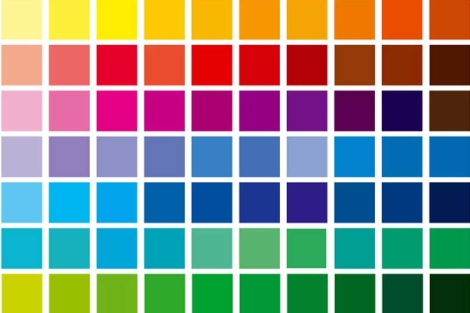
#> input picture colores.jpg, 470 x 313 px, given in place of the camera
$ python programa7.py
#> lines starting #> are read from the running program, lines starting #| are printed output that depends on the picture; after the words box and inside, x2 and y2 are one past the last pixel; in counts of white or black regions, pixels touching at a corner belong together
import cv2

cap = cv2.VideoCapture(0)

while True:
    ret, frame = cap.read()
#> frame is the input picture: shape (313, 470, 3); mean B, G, R 135.2, 142.8, 140.4
    if not ret:
        break

    gray = cv2.cvtColor(frame, cv2.COLOR_BGR2GRAY)
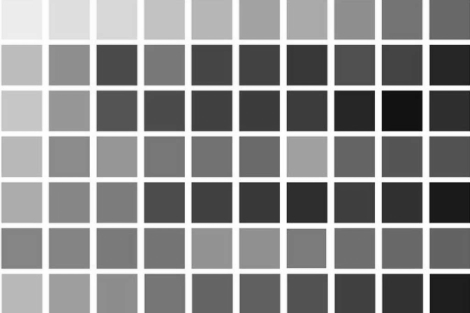
#> gray: shape (313, 470); min 15, max 255, mean 141.2
    canny = cv2.Canny(gray, 10, 150)
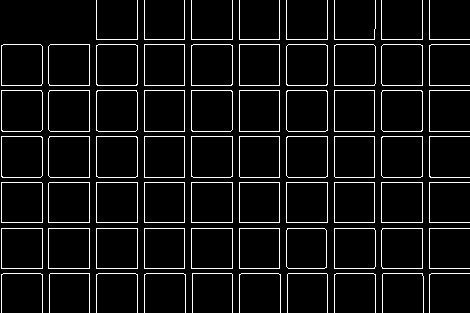
#> canny: shape (313, 470); 6.7% white in thin lines or dots
    canny = cv2.dilate(canny, None, iterations=1)
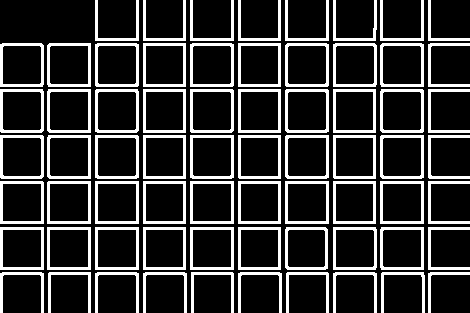
#> canny: shape (313, 470); 20.3% white; 68 white regions, largest, box (x1, y1, x2, y2) and area: (95, 43, 139, 87) 490, (190, 43, 234, 87) 490, (190, 89, 234, 133) 490
    canny = cv2.erode(canny, None, iterations=1)
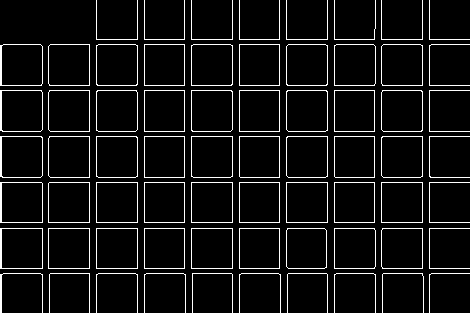
#> canny: shape (313, 470); 6.9% white in thin lines or dots

    cnts, _ = cv2.findContours(canny, cv2.RETR_EXTERNAL, cv2.CHAIN_APPROX_SIMPLE)
#> cnts = 68 contours, 22 with area under 20; largest, box (x1, y1, x2, y2) and area: (0, 136, 43, 178) 1718, (0, 90, 43, 132) 1717, (0, 44, 43, 86) 1716, (0, 228, 43, 269) 1680, (0, 182, 43, 223) 1680

    for c in cnts:
        epsilon = 0.01 * cv2.arcLength(c, True)
        approx = cv2.approxPolyDP(c, epsilon, True)
        x, y, w, h = cv2.boundingRect(approx)

        if len(approx) == 3:
            cv2.putText(frame, 'Triangulo', (x, y - 5), 1, 1, (0, 255, 0), 1)

        elif len(approx) == 4:
            aspect_ratio = float(w) / h
            if 0.95 <= aspect_ratio <= 1.05:
                cv2.putText(frame, 'Cuadrado', (x, y - 5), 1, 1, (0, 255, 0), 1)
            else:
                cv2.putText(frame, 'Rectangulo', (x, y - 5), 1, 1, (0, 255, 0), 1)

        elif len(approx) == 5:
            cv2.putText(frame, 'Pentagono', (x, y - 5), 1, 1, (0, 255, 0), 1)

        elif len(approx) == 6:
            cv2.putText(frame, 'Hexagono', (x, y - 5), 1, 1, (0, 255, 0), 1)

        elif len(approx) > 10:
            cv2.putText(frame, 'Circulo', (x, y - 5), 1, 1, (0, 255, 0), 1)

        cv2.drawContours(frame, [approx], 0, (0, 255, 0), 2)
#> this loop made 68 passes
#> (epsilon, approx, x, y, w, h, aspect_ratio) on passes 12, 13, 15, 16, 17, 18, 19, 20: (1.61, [[382, 228], [382, 268], [422, 268], [422, 228]], 382, 228, 41, 41, 1), (1.61, [[334, 228], [334, 268], [374, 268], [374, 228]], 334, 228, 41, 41, 1), (1.6, [[239, 228], [239, 268], [279, 268], [279, 228]], 239, 228, 41, 41, 1), (1.62, [[191, 228], [191, 268], [232, 268], [232, 228]], 191, 228, 42, 41, 1.02), (1.6, [[144, 228], [144, 268], [184, 268], [184, 228]], 144, 228, 41, 41, 1), (1.62, [[96, 228], [96, 268], [137, 268], [137, 228]], 96, 228, 42, 41, 1.02), (1.62, [[48, 228], [48, 268], [89, 268], [89, 228]], 48, 228, 42, 41, 1.02), (1.64, [[0, 228], [0, 268], [42, 268], [42, 228]], 0, 228, 43, 41, 1.05)
#> (epsilon, x, y, w, h, aspect_ratio) on pass 61: (1.57, 429, 0, 41, 40, 1.02)
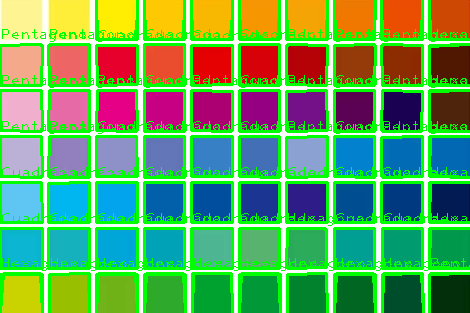
#> frame: shape (313, 470, 3); mean B, G, R 94.8, 165.7, 99.8

    cv2.imshow('Shapes Detection', frame)

    if cv2.waitKey(1) & 0xFF == ord('q'):
#> (key q is pressed here)
        break

cap.release()
cv2.destroyAllWindows()

$ run again, on Captura de pantalla 2024-11-21 175937.png
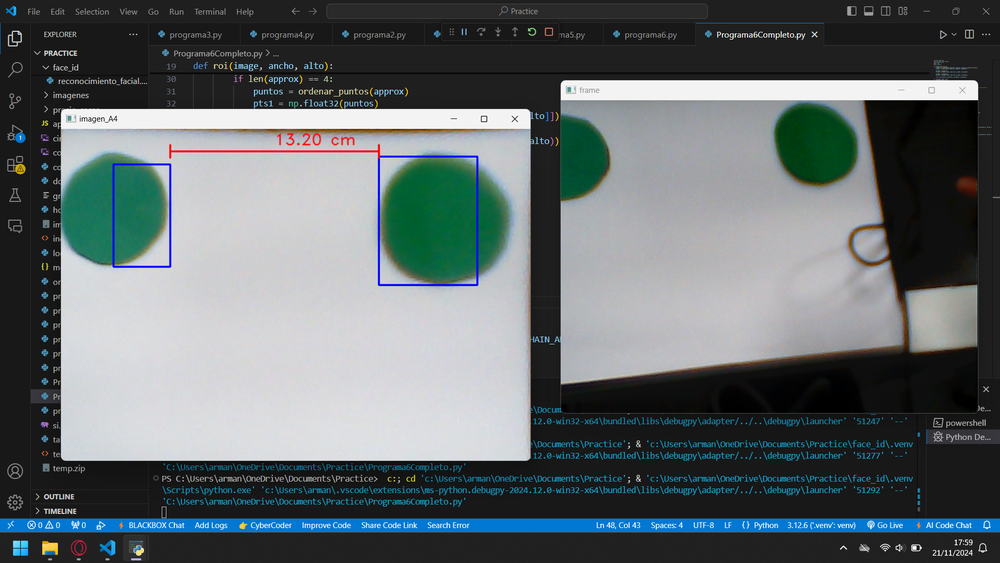
#> input picture Captura de pantalla 2024-11-21 175937.png, 1000 x 563 px, shrunk from 1917 x 1079 before the run, given in place of the camera
#> frame is the input picture: shape (563, 1000, 3); mean B, G, R 107.9, 105.8, 97.5
#> `canny = cv2.erode(canny, None, iterations=1)`:
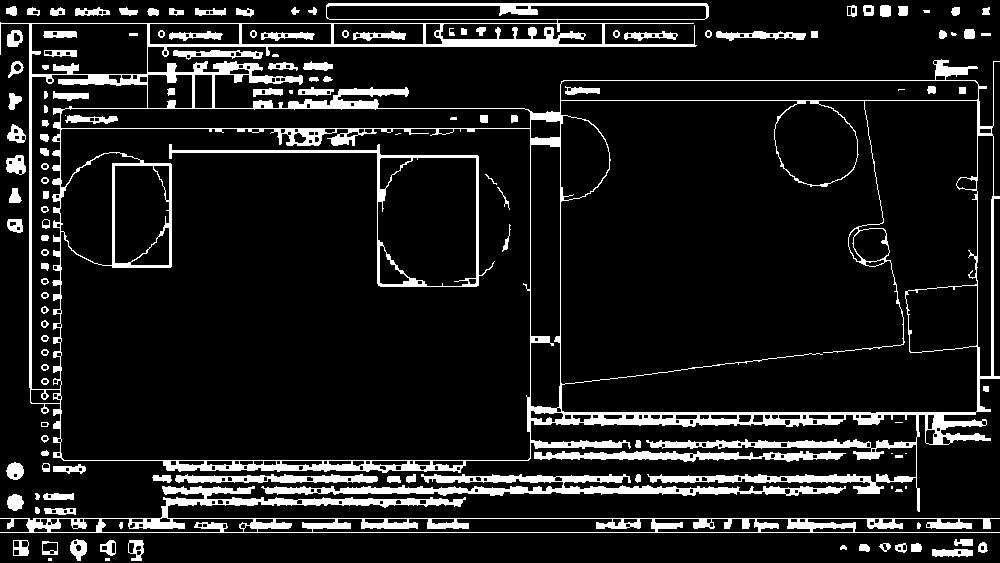
#> canny: shape (563, 1000); 11.3% white; 139 white regions (14 under 20 px)
#> cnts = 88 contours, 17 with area under 20; largest, box (x1, y1, x2, y2) and area: (0, 3, 1000, 512) 370091, (0, 486, 1000, 533) 14228, (261, 474, 846, 496) 4082, (534, 451, 846, 462) 1638, (175, 474, 378, 483) 1112
#> the loop `for c in cnts:` made 88 passes
#> (epsilon, approx, x, y, w, h, aspect_ratio) on passes 1, 2, 10, 23, 24: (0.12, [[105, 558], [105, 560], [109, 560], [109, 558]], 105, 558, 5, 3, 1.67), (0.1, [[48, 558], [48, 560], [51, 560], [51, 558]], 48, 558, 4, 3, 1.33), (0.554, [[42, 541], [42, 554], [57, 554], [57, 542]], 42, 541, 16, 14, 1.14), (0.06, [[905, 486], [905, 488], [906, 488], [906, 486]], 905, 486, 2, 3, 0.667), (0.06, [[891, 486], [891, 488], [892, 488], [892, 486]], 891, 486, 2, 3, 0.667)
#> after the loop `for c in cnts:`:
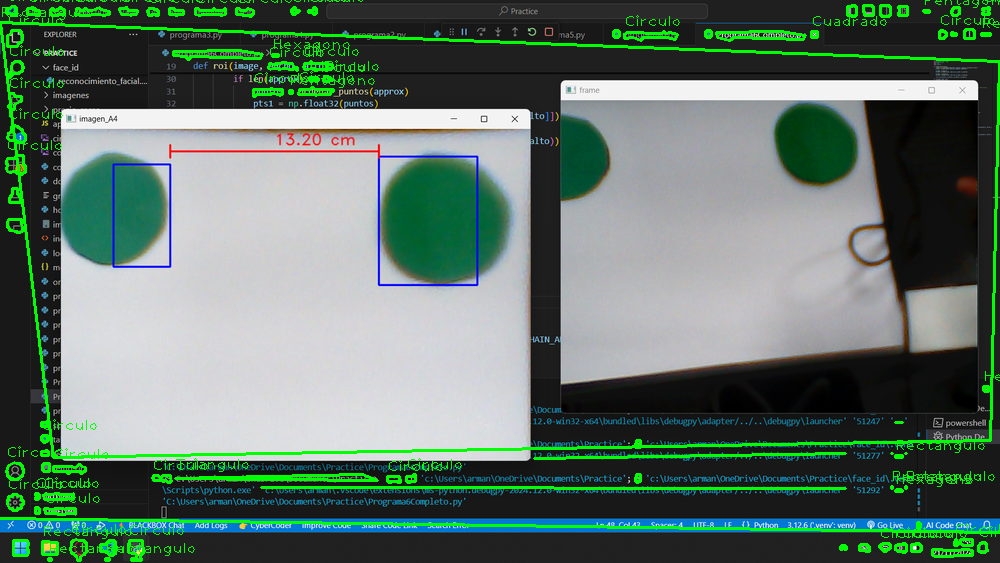
#> frame: shape (563, 1000, 3); 5.29% of pixels changed, all inside (x1, y1, x2, y2) = (0, 0, 1000, 562)
